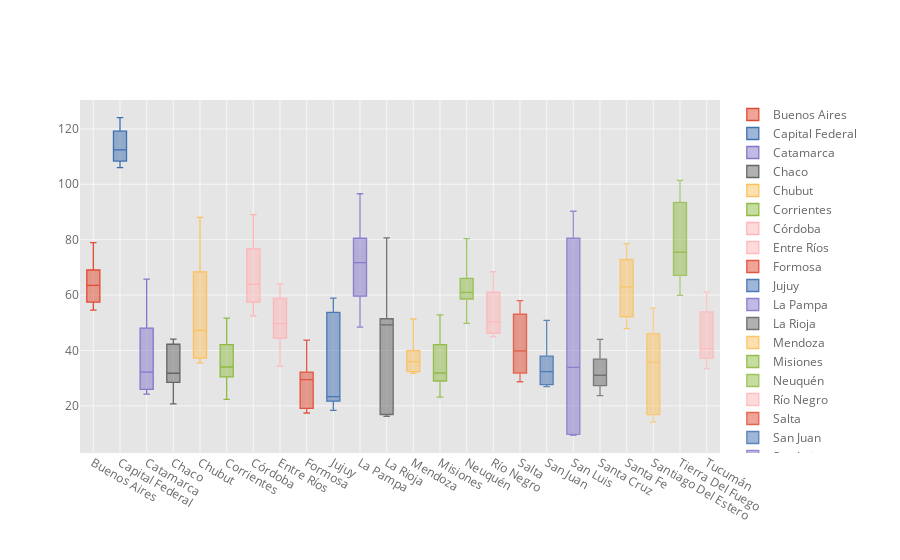

Write notebook code for a chart like this one.
### Markdown cell above
### ACCESO POR CADA 100 HOGARES

En este gráfico podemos observar las provincias que tienen el mayor acceso a internet. Podemos ver cambios importantes en el incremento del acceso a internet en La Rioja a partir del 2017-2T y en San Luis en 2018-2T. Ambas provincias se encontraban bastante rezagadas en el acceso y dieron un salto importante, posicionandose ahora en las provincias con mayor acceso.

San Luis es una región que en los últimos años ha tenido un importante crecimiento en el sector tecnológico, aumentando la digitalización de la región. Lo cual explica este crecimiento exponencial en su conectividad a internet
fuente: https://www.americaeconomia.com/articulos/conozca-el-fenomeno-tecnologico-de-la-provincia-argentina-de-san-luis

La Rioja es una región comprometida con el desarrollo sustentable y un fuerte compromiso con la generación de energías limpias, lo cual atrae interés e inversión en la zona y explica también su fuerte crecimiento.

Adicional a esto en 2017 se lanzó el decreto 1340/2016, que posibilitó al usuario comprar una oferta empaquetada de telefonía fija, móvil, internet y tv de paga, con el fin de aumentar la inversión y competencia en el sector. Vemos en el gráfico que apartir de esas fechas es mas pronunciado el incremento del acceso a internet en todas las zonas, excepto en la Capital Federal que es la zona con la mayor conectividad.

### Code cell
IxProv.iplot(kind='box')
